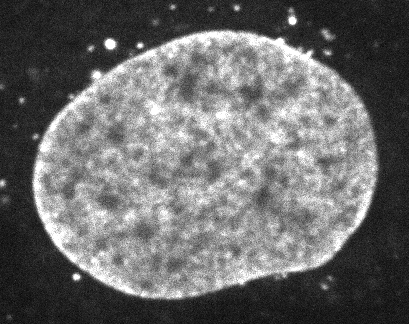
#> input picture frame 0 of data/microscopes/dna/5.avi, 409 x 324 px, given in place of sequence1.avi, which was not available
$ python test_optical_flow.py
#> lines starting #> are read from the running program, lines starting #| are printed output that depends on the picture; pictures that were not available may be replaced by others from this repository, and a replacement may not be noted
# System imports
import sys
import os
import argparse
from PIL import Image
import numpy as np
import subprocess
import shutil

import numpy as np
import cv2 as cv

#cap = cv.VideoCapture(cv.samples.findFile("vtest.avi"))
cap = cv.VideoCapture("../data/sequence1/video/sequence1.avi")


ret, frame1 = cap.read()
#> frame1 is the input picture: shape (324, 409, 3); min 0, max 255, mean 106.7
prvs = cv.cvtColor(frame1, cv.COLOR_BGR2GRAY)
hsv = np.zeros_like(frame1)
hsv[..., 1] = 255
while True:
    ret, frame2 = cap.read()
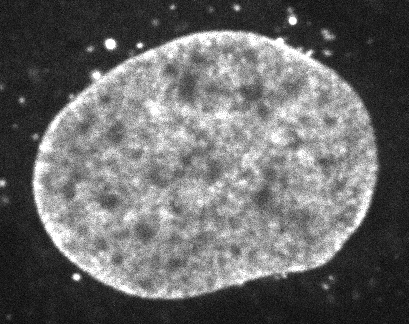
#> input picture frame 1 of data/microscopes/dna/5.avi, 409 x 324 px, given in place of sequence1.avi, which was not available
#> frame2 is the input picture: shape (324, 409, 3); min 0, max 255, mean 105.3
    if not ret:
        print('No frames grabbed!')
        break
    next = cv.cvtColor(frame2, cv.COLOR_BGR2GRAY)
    flow = cv.calcOpticalFlowFarneback(prvs, next, None, 0.5, 3, 15, 3, 5, 1.2, 0)
    mag, ang = cv.cartToPolar(flow[..., 0], flow[..., 1])
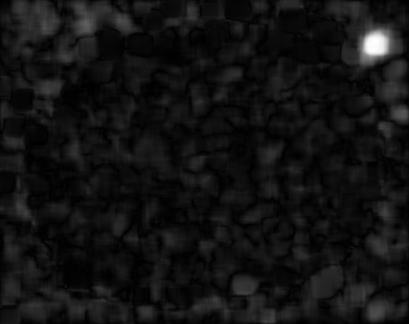
#> mag: shape (324, 409) float32; min 0.00123, max 7.05, mean 0.52; drawn with min black and max white
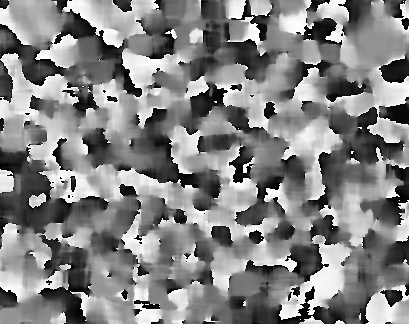
#> ang: shape (324, 409) float32; min 8.11e-05, max 6.28, mean 3.24; drawn with min black and max white
    hsv[..., 0] = ang*180/np.pi/2
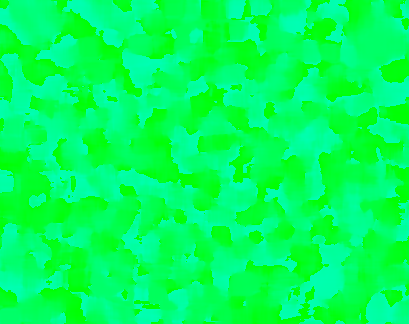
#> hsv: shape (324, 409, 3); mean of channels 0, 1, 2 92.3, 255, 0; drawn as B, G, R
    hsv[..., 2] = cv.normalize(mag, None, 0, 255, cv.NORM_MINMAX)
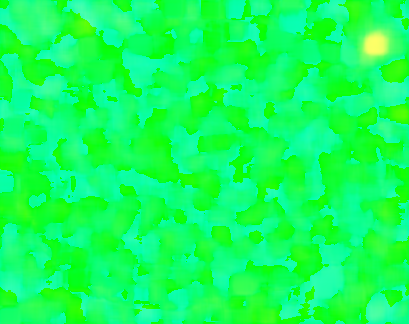
#> hsv: shape (324, 409, 3); mean of channels 0, 1, 2 92.3, 255, 18.3; drawn as B, G, R
    bgr = cv.cvtColor(hsv, cv.COLOR_HSV2BGR)
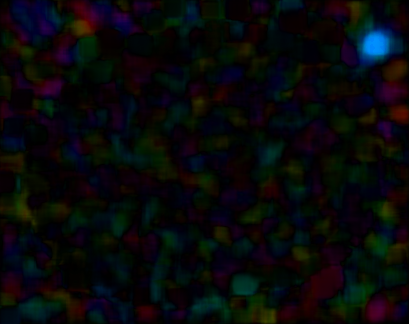
#> bgr: shape (324, 409, 3); mean B, G, R 10.1, 8.8, 8
    cv.imshow('frame2', bgr)
    k = cv.waitKey(30) & 0xff
#> (key Esc is pressed here)
    if k == 27:
        break
    elif k == ord('s'):
        cv.imwrite('opticalfb.png', frame2)
        cv.imwrite('opticalhsv.png', bgr)
    prvs = next
cv.destroyAllWindows()

$ run again, starting later in the video
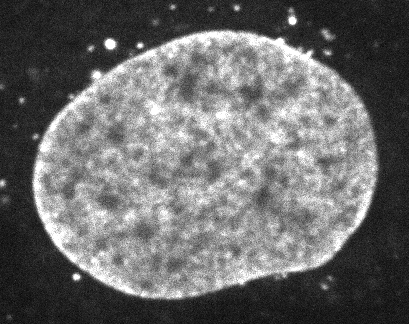
#> input picture frame 0 of data/microscopes/dna/5.avi, 409 x 324 px, given in place of sequence1.avi, which was not available
#> frame1 is the input picture: shape (324, 409, 3); min 0, max 255, mean 106.7
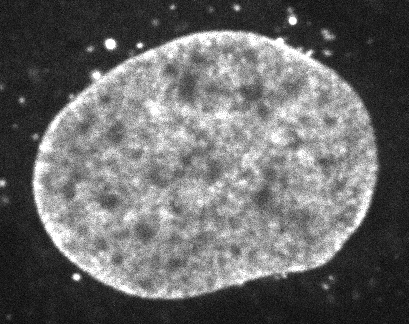
#> input picture frame 1 of data/microscopes/dna/5.avi, 409 x 324 px, given in place of sequence1.avi, which was not available
#> frame2 is the input picture: shape (324, 409, 3); min 0, max 255, mean 105.3

$ run again, starting later in the video
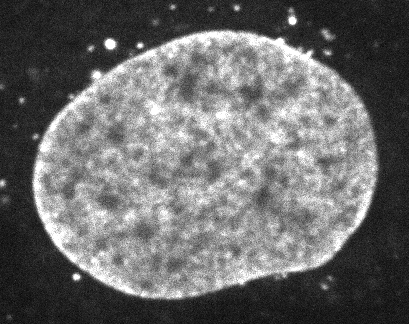
#> input picture frame 0 of data/microscopes/dna/5.avi, 409 x 324 px, given in place of sequence1.avi, which was not available
#> frame1 is the input picture: shape (324, 409, 3); min 0, max 255, mean 106.7
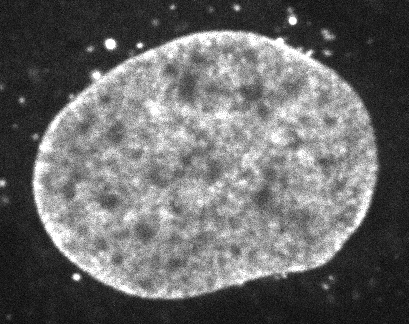
#> input picture frame 1 of data/microscopes/dna/5.avi, 409 x 324 px, given in place of sequence1.avi, which was not available
#> frame2 is the input picture: shape (324, 409, 3); min 0, max 255, mean 105.3
